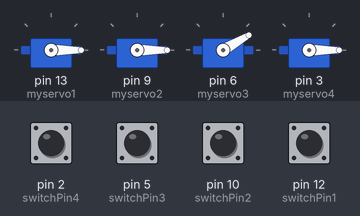
The sketch below on a simulated Arduino Uno, built with avr-gcc and run on an emulated ATmega328P. Shown: 4 × servo. The test bench sets the inputs (shaded band); at power-on: pin 2 (switchPin4), pin 5 (switchPin3), pin 10 (switchPin2), pin 12 (switchPin1) LOW.

Above: at 1.2 s.
1.3 s: pin 2 (switchPin4) pulled HIGH for 0.15 s
At 2.0 s:
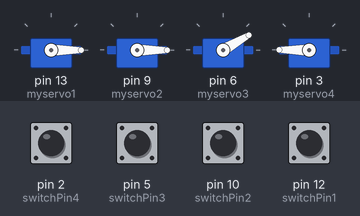
2.9 s: pin 5 (switchPin3) pulled HIGH for 0.15 s
At 3.2 s:
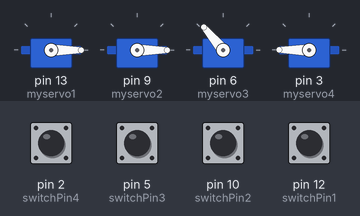
4.5 s: pin 10 (switchPin2) pulled HIGH for 0.15 s
At 5.6 s:
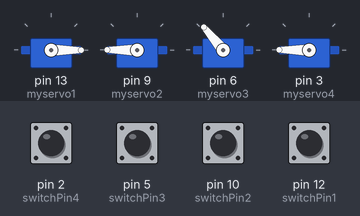
6.1 s: pin 12 (switchPin1) pulled HIGH for 0.15 s
At 6.8 s:
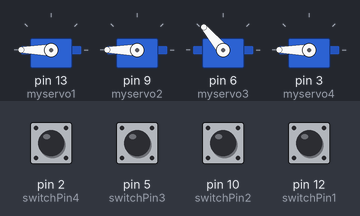
Timing chart, 0 to 8.7 s (numbered marks = the images above; inputs shaded):
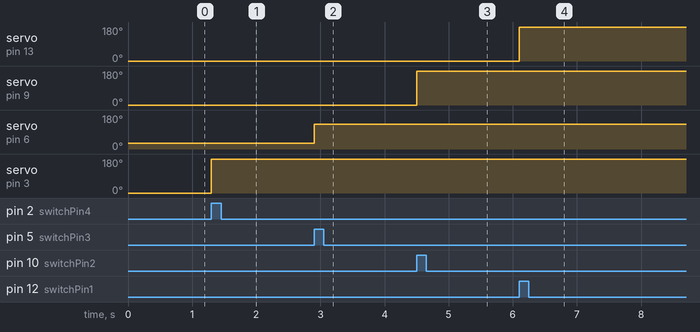

Measured:
- after the input at 1.3 s, servo on pin 3 (myservo4): 0° → 180° at once
- after the input at 2.9 s, servo on pin 6 (myservo3): 30° → 130° at once
- after the input at 4.5 s, servo on pin 9 (myservo2): 0° → 180° at once
- after the input at 6.1 s, servo on pin 13 (myservo1): 0° → 180° at once

The sketch:

state_change_timer.ino
```cpp
#include <Servo.h>
//Once Upon an Arduino : Tale of King Arthur
//Team: Shell Yeah
//By: Xinyue Yu and Molly Maguire

/*I commented out the first state change but all the comments can
apply to the other three state change code blocks*/

//BLACK - State Change 1(Sword Breaks 180)
//WHITE - State Change 2 (Portrait 180)
//GREEN - State Change 3 (Lady Lake 90)
//YELLOW - State Change 4 (sword in stone 180)
//SC1 :)
  const int switchPin1 = 12; // Button pin number
  int switchVal1 = 0;
  int prevSwitchVal1 = 0;
  Servo myservo1;   //establishes servo object
//SC2 :o
  const int switchPin2 = 10;
  int switchVal2 = 0;
  int prevSwitchVal2 = 0;
  Servo myservo2;

//SC3 >:(
  const int switchPin3 = 5;
  int switchVal3 = 0;
  int prevSwitchVal3 = 0;
  Servo myservo3;

//ST4 ;)
  const int switchPin4 = 2;
  int switchVal4 = 0;
  int prevSwitchVal4 = 0;
  Servo myservo4;

void setup() {
//SC1
  pinMode(switchPin1, INPUT);
  myservo1.attach(13); //servo pin number, one off from matching button pin number
  myservo1.write(0);   //initial angle of the servo
//SC2
  pinMode(switchPin2, INPUT);
  myservo2.attach(9);
  myservo2.write(0);
//SC3
  pinMode(switchPin3, INPUT);
  myservo3.attach(6);
  myservo3.write(30);
//ST4
  pinMode(switchPin4, INPUT);
  myservo4.attach(3);
  myservo4.write(0);
}

void loop(){
//SC1
  switchVal1 = digitalRead(switchPin1);
  if (switchVal1 != prevSwitchVal1){
    if (switchVal1 == HIGH){   //if the "button" is pressed (copper tape circut completed)
      myservo1.write(180);     // the servo will turn 180 degrees
    }
  }
  prevSwitchVal1 = switchVal1;

//SC2
  switchVal2 = digitalRead(switchPin2);
    if (switchVal2 != prevSwitchVal2){
      if (switchVal2 == HIGH){
        myservo2.write(180);
      }
    }
    prevSwitchVal2 = switchVal2;

//SC3
  switchVal3 = digitalRead(switchPin3);
  if (switchVal3 != prevSwitchVal3){
    if (switchVal3 == HIGH){
      myservo3.write(130);
    }
  }
  prevSwitchVal3 = switchVal3;

//ST4
  switchVal4 = digitalRead(switchPin4);
  if (switchVal4 != prevSwitchVal4){
    if (switchVal4 == HIGH){
      myservo4.write(180);
    }
  }
}
```
